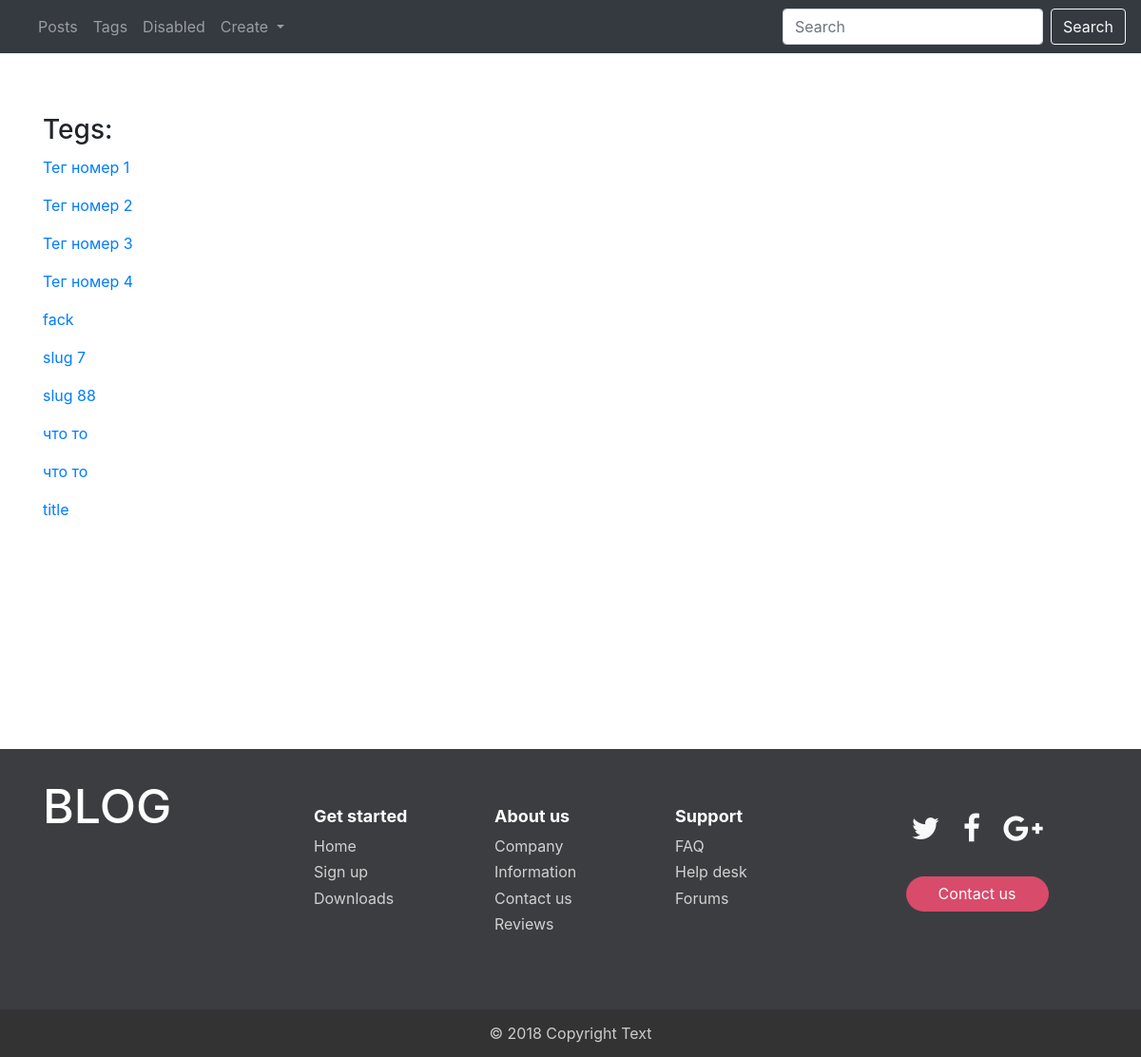
/blog/tag/, run on an earlier commit of the app's database.
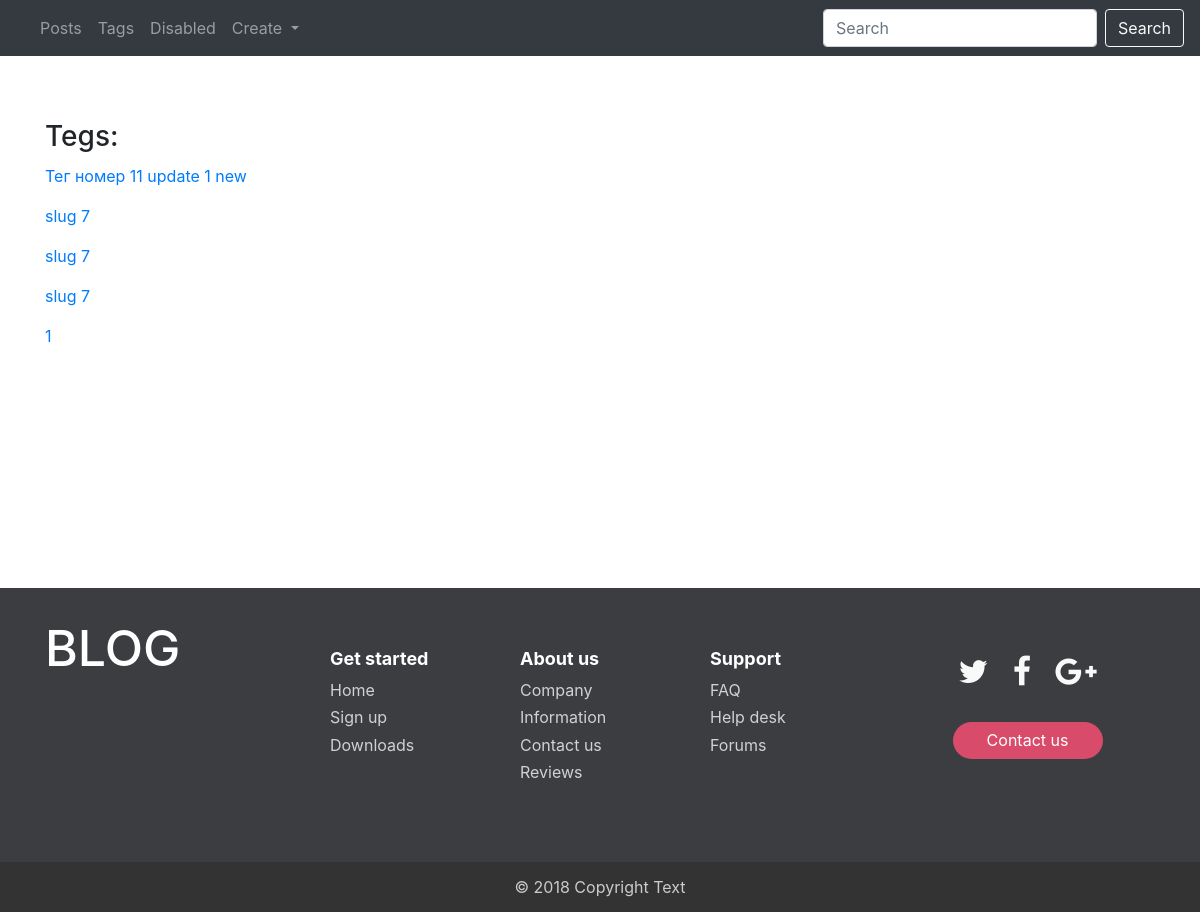
And on a later commit of the database.
### myblog/models.py (models this page shows, shortened)
class Tag(models.Model):
    title = models.CharField(max_length=150, db_index=True)  # db_index=True - индексация для более быстрого поиска
    def get_absolute_url(self):
        return reverse("tag_detail_url", kwargs={"pk": self.pk})
    class Meta:
        verbose_name = "Тег"
        verbose_name_plural = "Теги"
        ordering = ("id",)  # отсортировали так что новые вверху

### myblog/views.py (the view)
# urls.py: path('tag/', MyListViewTag.as_view(), name="tag_list_url"), # tag_list
class MyListViewTag(ListView):
    model = Tag
    template_name = "blog/tag_list.html"
    def get_context_data(self, **kwargs):
        queryset = Tag.objects.all()
        context = super(MyListViewTag, self).get_context_data(**kwargs)
        context["tag_query"] = queryset
        return context

### myblog/templates/blog/tag_list.html
{% extends "blog/base.html" %}
{% block y %}
    <h3>Tegs:</h3>
    {% for tag in tag_query %}
         <a href="{{ tag.get_absolute_url }}"> <p style="margin-top: 10px"> {{ tag.title }}</p></a>
    {% endfor %} </br>
{% endblock %}

### myblog/templates/blog/base.html
{% extends "base_top.html"  %}

### templates/base_top.html (shortened to what this page needs)
{% load static %}
<!DOCTYPE html>
<html lang="en">
    <head>
        <link rel="stylesheet" href="https://stackpath.bootstrapcdn.com/bootstrap/4.1.3/css/bootstrap.min.css"
>
        <link rel="stylesheet" href="{% static "css/styles.css" %}">
        <link rel="stylesheet" href="http://cdnjs.cloudflare.com/ajax/libs/font-awesome/4.6.3/css/font-awesome.min.css">
    </head>
        <nav class="navbar navbar-expand-lg navbar-dark bg-dark" style="display: block">
            <div class="collapse navbar-collapse" id="navbarTogglerDemo01">
                <ul class="navbar-nav mr-auto mt-2 mt-lg-0">
                    <li class="nav-item ">
                        <a class="nav-link" title="Мой блог" href="{% url "post_list_url" %}">Posts<span class="sr-only">(current)</span></a>
                    </li>
                    <li class="nav-item">
                            <a class="nav-link" href="{% url "tag_list_url" %}">Tags</a>
                    </li>
                    <li class="nav-item">
                        <a class="nav-link" href="#" >Disabled</a>
                    </li>
                    <li class="nav-item dropdown">
                        <a class="nav-link dropdown-toggle" href="#" id="navbarDropdownMenuLink" role="button"
                           data-toggle="dropdown" aria-haspopup="true" aria-expanded="false">
                            Create
                        </a>
                    </li>
                </ul>
                <form action="{% url "post_list_url" %} " method="get" class="form-inline my-2 my-lg-0">
                        <input class="form-control mr-sm-2" name="search" type="search" placeholder="Search" aria-label="Search">
                        <button class="btn btn-outline-light my-2 my-sm-0" type="submit">Search</button>
                </form>
            </div>
        </nav>
        <div class="container" style="margin-top: 40px">
            <div class="row">
                 <div class="col md-6 offset md-2">
                    {% block y %}{% endblock %}
                 </div>
            </div>
        </div>
        <div class="content"></div>
        <footer id="myFooter">
            <div class="container">
                <div class="row">
                    <div class="col-sm-3">
                        <h2 class="logo"><a href="#"> BLOG </a></h2>
                    </div>
                    <div class="col-sm-2">
                        <h5>Get started</h5>
                        <ul>
                            <li><a href="#">Home</a></li>
                            <li><a href="#">Sign up</a></li>
                            <li><a href="#">Downloads</a></li>
                        </ul>
                    </div>
                    <div class="col-sm-2">
                        <h5>About us</h5>
                        <ul>
                            <li><a href="#">Company Information</a></li>
                            <li><a href="#">Contact us</a></li>
                            <li><a href="#">Reviews</a></li>
                        </ul>
                    </div>
                    <div class="col-sm-2">
                        <h5>Support</h5>
                        <ul>
                            <li><a href="#">FAQ</a></li>
                            <li><a href="#">Help desk</a></li>
                            <li><a href="#">Forums</a></li>
                        </ul>
                    </div>
                    <div class="col-sm-3">
                        <div class="social-networks">
                            <a href="https://twitter.com/" class="twitter"><i class="fa fa-twitter"></i></a>
                            <a href="https://www.facebook.com/" class="facebook"><i class="fa fa-facebook"></i></a>
                            <a href="https://plus.google.com/" class="google"><i class="fa fa-google-plus"></i></a>
                        </div>
                        <button type="button" class="btn btn-default">Contact us</button>
                    </div>
                </div>
            </div>
            <div class="footer-copyright">
                <p>© 2018 Copyright Text </p>
            </div>
        </footer>
    </body>
</html>

### myblog/static/css/styles.css (style rules this page uses)
#myFooter { background-color: #3c3d41; color: white; padding-top: 30px; }
#myFooter .footer-copyright { background-color: #333333; padding-top: 3px; padding-bottom: 3px; text-align: center; }
#myFooter .row { margin-bottom: 60px; }
#myFooter .footer-copyright p { margin: 10px; color: #ccc; }
#myFooter ul { list-style-type: none; padding-left: 0; line-height: 1.7; }
#myFooter h5 { font-size: 18px; color: white; font-weight: bold; margin-top: 30px; }
#myFooter h2 a { font-size: 50px; text-align: center; color: #fff; }
#myFooter a { color: #d2d1d1; text-decoration: none; }
#myFooter .social-networks { text-align: center; padding-top: 30px; padding-bottom: 16px; }
#myFooter .social-networks a { font-size: 32px; color: #f9f9f9; padding: 10px; transition: 0.2s; }
#myFooter .btn { color: white; background-color: #d84b6b; border-radius: 20px; border: none; width: 150px; display: block; margin: 0 auto; margin-top: 10px; line-height: 25px; }
html { height: 100%; }
.content { flex: 1 0 auto; -webkit-flex: 1 0 auto; min-height: 200px; }
#myFooter { flex: 0 0 auto; -webkit-flex: 0 0 auto; }
.navbar { display: block; }

What changed in the data, as far as the page shows it:
removed Tag: title "Тег номер 2"
removed Tag: title "Тег номер 3"
removed Tag: title "Тег номер 4"
removed Tag: title "fack"
removed Tag: title "slug 88"
removed Tag: title "что то"
removed Tag: title "что то"
removed Tag: title "title"
changed Tag: title "Тег номер 1" → "Тег номер 11 update 1 new"
added Tag: title "slug 7"
added Tag: title "slug 7"
added Tag: title "1"
